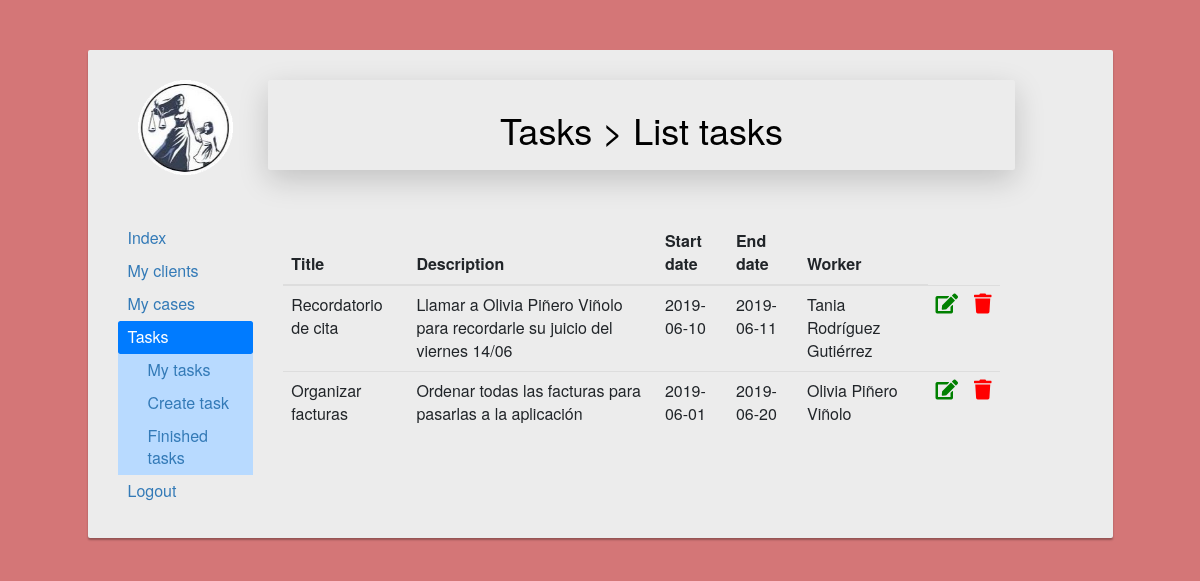
Page /personalArea/Lawer/Tasks/index.php (signed in) on the committed database.
### tables this page shows
CREATE TABLE `tasks` (
  `task_ID` bigint(20) UNSIGNED NOT NULL,
  `title` varchar(200) NOT NULL,
  `description` varchar(1000) NOT NULL,
  `start_date` date NOT NULL,
  `end_date` date NOT NULL,
  `worker_ID` bigint(20) NOT NULL,
  `lawer_ID` bigint(20) NOT NULL,
  `status` int(1) NOT NULL
);

CREATE TABLE `workers` (
  `worker_ID` bigint(20) UNSIGNED NOT NULL,
  `name` varchar(30) NOT NULL,
  `surname` varchar(30) NOT NULL,
  `birth_date` date NOT NULL,
  `phone` int(11) NOT NULL,
  `email` varchar(50) NOT NULL,
  `username` varchar(15) NOT NULL,
  `password` varchar(30) NOT NULL,
  `salary` float NOT NULL
);

### personalArea/Lawer/Tasks/index.php (the view, shortened to what this page needs)
<!DOCTYPE html>
<html lang="en">
    <head>
        <link rel="stylesheet" href="https://stackpath.bootstrapcdn.com/bootstrap/4.3.1/css/bootstrap.min.css">
        <link rel="stylesheet" href="https://maxcdn.bootstrapcdn.com/bootstrap/3.3.7/css/bootstrap.min.css">
        <link rel="stylesheet" href="https://maxcdn.bootstrapcdn.com/font-awesome/4.7.0/css/font-awesome.min.css">
        <link rel="stylesheet" href="https://use.fontawesome.com/releases/v5.8.1/css/all.css">
    </head>
    <body>
            <?php
                $db = connectDb();
            ?>
        <div class="container-fluid content">
            <div class="row">
                <div class="col-10 offset-1 insideContainer">
                    <div class="row">
                        <div class="col-2 avatar">
                            <img src="../../../img/iconAvatar.png" alt="Avatar">
                        </div>
                        <div class="col-9 shadow-lg p-3 mb-5 bg-#70c5c0 rounded">
                            <h1 class="h1" style="text-align: center">Tasks > List tasks</h1>
                        </div>
                    </div>
                    <br>
                    <div class="row">
                        <div class="col-2">
                                <div class="nav flex-column nav-pills" id="v-pills-tab" role="tablist" aria-orientation="vertical">
                                    <a class='nav-link' href='../../Lawer/'>Index</a>
                                    <a class='nav-link' href='../Clients/'>My clients</a>
                                    <a class='nav-link' href="../Cases/">My cases</a>
                                    <a class="nav-link active" href="../Tasks/">Tasks</a>
                                    <div class="table-primary" style="padding-left: 20px;">
                                        <table>
                                            <tr>
                                                <td>
                                                    <a class='nav-link' href='index.php'>My tasks</a>
                                                </td>
                                            </tr>
                                            <tr>
                                                <td>
                                                    <a class='nav-link' href='create.php'>Create task</a>
                                                </td>
                                            </tr>
                                            <tr>
                                                <td>
                                                    <a class='nav-link' href='finished.php'>Finished tasks</a>
                                                </td>
                                            </tr>
                                        </table>
                                    </div>
                                    <a class="nav-link" href="../../../login/logout.php">Logout</a>
                                </div>
                        </div>
                            <div class="col-9">
                                <?php
                                    $listQuery = mysqli_query($db, "SELECT * FROM tasks where lawer_ID = '$_SESSION[id_user]'");
                                    if($row = mysqli_fetch_array($listQuery)){
                                        echo "<table class  ='table'>";
                                            echo "<thead>";
                                                echo "<tr>";
                                                    echo "<th scope='col'>Title</th>";
                                                    echo "<th scope='col'>Description</th>";
                                                    echo "<th scope='col'>Start date</th>";
                                                    echo "<th scope='col'>End date</th>";
                                                    echo "<th scope='col'>Worker</th>";
                                                echo "</tr>";
                                            echo "</thead>";
                                            do{
                                                if($row['status'] == 0){
                                                    echo "<tr>";
                                                        $taskID=$row['task_ID'];
                                                        echo "<td>".$row["title"]."</td>";
                                                        echo "<td>".$row["description"]."</td>";
                                                        echo "<td>".$row["start_date"]."</td>";
                                                        echo "<td>".$row["end_date"]."</td>";
                                                        $clientName = mysqli_fetch_array(mysqli_query($db, "SELECT * FROM workers WHERE worker_ID = '$row[worker_ID]'"));
                                                        echo "<td>".$clientName["name"]." ".$clientName["surname"]."</td>";
                                                        echo "<td style='text-align: center'><a href='modify.php?task=$taskID'><i class='fa fa-edit' style='font-size:20px;color:green'></i></a></td>";
                                                        echo "<td style='text-align: center'><a class='delete_button' href='delete.php?task=$taskID'><i class='fa fa-trash' style='font-size:20px;color:red'></i></a></td>";
                                                    echo "</tr>";
                                                }
                                            }while($row = mysqli_fetch_array($listQuery));
                                    }else{
                                        echo "There is no record";
                                    }
                                ?>
                            </div>
                    </div>
                </div>
            </div>
        </div>
    </body>
</html>

### personalArea/Lawer/Tasks/index.php (style rules this page uses)
html, body { overflow-x: hidden; }
body { color: #fff; background: #d47677; }
.content { margin: 0 auto; padding: 50px 0px 300px; }
.insideContainer { color:black; border-radius: 2px; margin-bottom: 15px; font-size: 16px; background: #ececec; box-shadow: 0px 2px 2px rgba(0, 0, 0, 0.3); padding: 30px; position: relative; width:80vw; }
.avatar { text-align: center; }
.avatar img { width: 95px; height: 95px; }

### rows in the picture
tasks: title "Recordatorio de cita", description "Llamar a Olivia Piñero Viñolo para recordarle su juicio del viernes 14/06", start_date "2019-06-10", end_date "2019-06-11", worker_ID.name "Tania", worker_ID.surname "Rodríguez Gutiérrez"
tasks: title "Organizar facturas", description "Ordenar todas las facturas para pasarlas a la aplicación", start_date "2019-06-01", end_date "2019-06-20", worker_ID.name "Olivia", worker_ID.surname "Piñero Viñolo"
